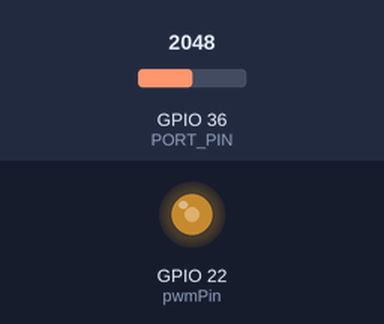
Simulated run of this program. Board: ESP32. Shown: output pins drawn as LEDs (lit = HIGH). The test bench sets the inputs (shaded band); at power-on: GPIO 36 (PORT_PIN) = 2048 (analog values on the 0–4095 scale).

Above: at 1.2 s.
1.3 s: GPIO 36 (PORT_PIN) set to 2866
At 1.8 s:
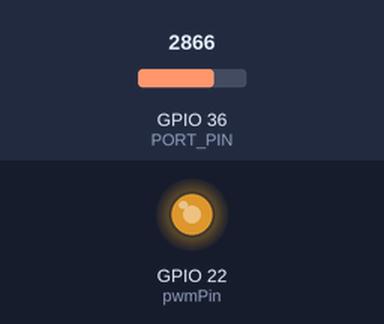
2.8 s: GPIO 36 (PORT_PIN) set to 3603
At 4.0 s:
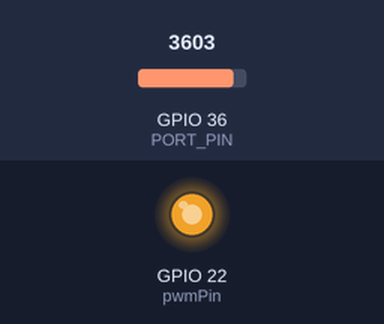
4.3 s: GPIO 36 (PORT_PIN) set to 491
At 5.3 s:
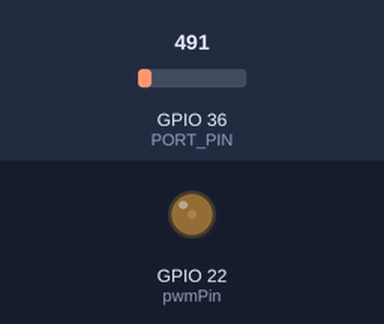
5.8 s: GPIO 36 (PORT_PIN) set to 0
At 6.4 s:
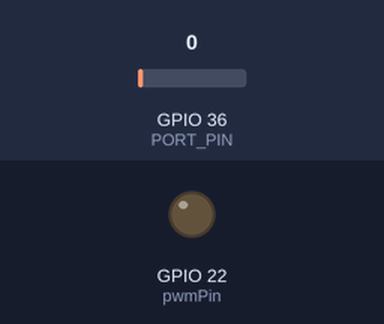
Timing chart, 0 to 8.3 s (numbered marks = the images above; inputs shaded):
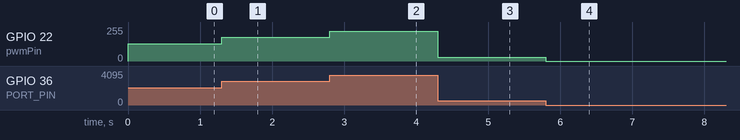

Measured:
- after the input at 1.3 s, GPIO 22 (pwmPin): 128/255 → 178/255 at once
- after the input at 2.8 s, GPIO 22 (pwmPin): 178/255 → 224/255 at once
- after the input at 4.3 s, GPIO 22 (pwmPin): 224/255 → 30/255 at once
- after the input at 5.8 s, GPIO 22 (pwmPin): 30/255 → 0/255 at once

The program:

main.cpp
```cpp
// project - ESP32_Lesson_008

#include <Arduino.h>

// Data for Pins
// const int PIN_OUT_RED = 13;
// const int PIN_OUT_JELOW = 12;
// const int PIN_OUT_GREEN = 14;

//
const int PORT_PIN = 36;
int portValue = 0;

int pwm_Chanel = 0; //Chuse the bcanal 0 (fron 0 to 15)
int frecuence = 5000; //Frecuence of PWM 1kHz
int resolution = 9; //Resolution 9 bits = 512 values
int pwmPin = 22; // Number of PWM pin

void setup()
{
  Serial.begin(115200);

  pinMode(PORT_PIN, INPUT_PULLUP);
  analogReadResolution(9); //fron 9 = 511  to 12 = 4095

  ledcSetup(pwm_Chanel, frecuence, resolution);
  ledcAttachPin(pwmPin, pwm_Chanel);

}

void loop()
{
  portValue = analogRead(PORT_PIN);
  // Serial.println(portValue);

  ledcWrite(pwm_Chanel, portValue);
  // delay(500);
}
```
